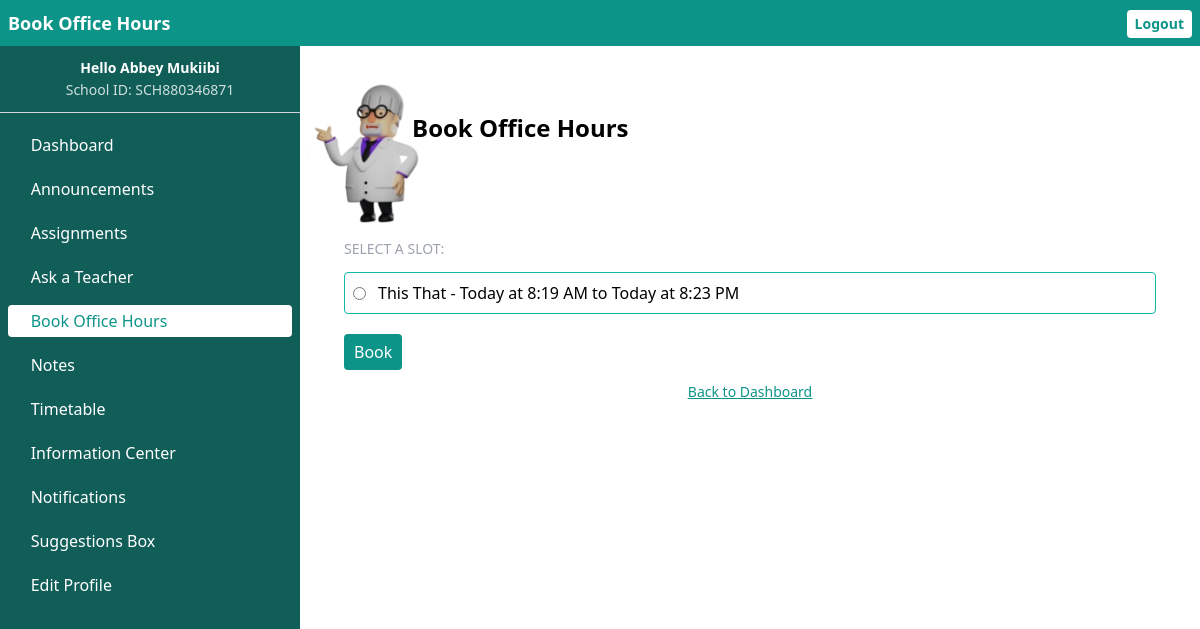
Screenshot of /student/book_office_hours.php (signed in) with the database file from the repository.
### tables this page shows
CREATE TABLE office_hours (
        id INTEGER PRIMARY KEY AUTOINCREMENT,
        teacher_id INTEGER NOT NULL,
        start_datetime DATETIME NOT NULL,
        end_datetime DATETIME NOT NULL,
        FOREIGN KEY (teacher_id) REFERENCES teachers(id)
    );

CREATE TABLE teachers (
        id INTEGER PRIMARY KEY AUTOINCREMENT,
        school_id VARCHAR(50) NOT NULL,
        email VARCHAR(100) NOT NULL UNIQUE,
        password VARCHAR(255) NOT NULL,
        full_name VARCHAR(100) NOT NULL, phone VARCHAR(20), created_at DATETIME, status INTEGER DEFAULT unapproved,
        FOREIGN KEY (school_id) REFERENCES schools(school_id)
    );

### student/book_office_hours.php (the view, shortened to what this page needs)
<?php
require 'config.php';
$school_id = $_SESSION['school_id'];
function humanReadableDate($datetime) {
    $timestamp = strtotime($datetime);
    $now = time();
    $today = strtotime(date('Y-m-d', $now));
    $yesterday = strtotime('-1 day', $today);
    if (date('Y-m-d', $timestamp) === date('Y-m-d', $today)) {
        return 'Today at ' . date('g:i A', $timestamp);
    } elseif (date('Y-m-d', $timestamp) === date('Y-m-d', $yesterday)) {
        return 'Yesterday at ' . date('g:i A', $timestamp);
    } elseif ($timestamp >= strtotime('-6 days', $today)) {
        return date('l', $timestamp) . ' at ' . date('g:i A', $timestamp);
    } else {
        return date('M j, Y \a\t g:i A', $timestamp);
    }
}
$query = "
    SELECT oh.id, oh.start_datetime, oh.end_datetime, t.full_name AS teacher_name
    FROM office_hours oh
    JOIN teachers t ON oh.teacher_id = t.id
    WHERE t.school_id = :school_id
    AND oh.start_datetime > datetime('now')
    AND oh.id NOT IN (SELECT office_hour_id FROM bookings)
    ORDER BY oh.start_datetime ASC
";
$stmt = $conn->prepare($query);
$stmt->bindValue(':school_id', $school_id, SQLITE3_TEXT);
$result = $stmt->execute();
$available_slots = [];
while ($row = $result->fetchArray(SQLITE3_ASSOC)) {
    $available_slots[] = $row;
}
?>
<!DOCTYPE html>
<html>
<head>
 <link rel="stylesheet" href="../remixicon.css">
</head>
<body>
   <div class="sidebar fixed pt-14 top-0 w-1/2 bg-teal-800 h-screen overflow-y-scroll md:left-0 md:w-1/4 -left-1/2">
            <div class="sidebar-header border-b border-gray-300 flex flex-col justify-center text-center text-white items-center w-full gap-0.5">
                <p class="font-semibold text-sm">Hello <?php echo htmlspecialchars($_SESSION['student_name']); ?></p>
                <p class="opacity-80 mb-3 text-sm">School ID: <?php echo htmlspecialchars($_SESSION['school_id']); ?></p>
            </div>
            <nav class="flex pt-4 text-white flex-col gap-3 px-2 overflow-y-scroll">
              <a href="student_dashboard.php" class="menu-item rounded flex items-center">
<span class="text-2xl mr-1 ri-dashboard-fill"></span>
Dashboard
</a>
<a href="view_announcements.php" class="menu-item rounded flex items-center">
<span class="text-2xl mr-1 ri-megaphone-fill"></span>
Announcements
</a>
<a href="view_assignments.php" class="menu-item rounded flex items-center">
<span class="text-2xl mr-1 ri-sticky-note-fill "></span>
Assignments
</a>
<a href="ask_the_teacher.php" class="menu-item rounded flex items-center">
<span class="text-2xl mr-1 ri-question-fill "></span>
Ask a Teacher
</a>
<a href="book_office_hours.php" class="menu-item rounded flex items-center">
<span class="text-2xl mr-1 ri-calendar-check-fill"></span>
Book Office Hours
</a>
<a href="download_notes.php" class="menu-item rounded flex items-center">
<span class="ri-file-2-fill text-2xl mr-1 "></span>
Notes
</a>
 <a href="view_timetable.php" class="menu-item rounded flex items-center">
<span class="text-2xl ri-calendar-schedule-fill mr-1"></span>
Timetable
</a>
<a href="info_posts.php" class="menu-item rounded flex items-center">
<span class="text-2xl mr-1 ri-information-fill">️</span>
Information Center
</a>
<a href="fetch_notification.php" class="menu-item rounded flex items-center">
<span class="text-2xl mr-1 ri-notification-3-fill"></span>
Notifications
</a>
<a href="suggestions.php" class="menu-item rounded flex items-center">
<span class="text-2xl mr-1 ri-login-box-fill"></span>
Suggestions Box
</a>
<a href="edit_profile.php" class="menu-item rounded flex items-center">
<span class="text-2xl mr-1 ri-settings-fill "></span>
Edit Profile
</a>
            </nav>
        </div>
           <div class="md:w-3/4 md:relative md:left-1/4 md:px-8 pt-8 main-content">
            <div class="top-bar fixed top-0 bg-teal-600 left-0 max-w-screen w-full flex px-2 items-center justify-between text-white py-2 text-lg">
                <h2 onclick="showMenu()" class="font-bold gap-1 flex items-center"><span class="ri-menu-2-line text-2xl md:hidden"></span>Book Office Hours</h2>
                <form action="logout.php" method="POST" style="display: inline;">
                    <button type="submit" class="logout-btn text-sm bg-white text-teal-600 font-bold rounded py-1 px-2 ">Logout</button>
                </form>
            </div>
      <h2 class="my-10 relative -z-20 text-2xl pl-20 py-10 font-bold"><img src="../global/dd10.png" class="-top-1 -left-8 w-2/5 object-cover absolute md:w-2/12 md:top-3 object-center z-10">Book Office Hours</h2>
    <?php if (empty($available_slots)): ?>
    <i class="ri-cloud-off-fill text-9xl block text-center mt-20 text-gray-700 "></i>
        <p class="text-center text-teal-700 mb-20">No available office hours at the moment.</p>
    <?php else: ?>
        <form method="POST" class="p-3"action="">
            <label  class="text-gray-400 uppercase text-sm" for="office_hour_id">Select a slot:</label>
            <div  class="max-h-[50vh] overflow-y-scroll " required>
                <?php foreach ($available_slots as $slot): ?>
                <p class="my-3 border border-teal-500  p-2 outline-teal-500 flex items-center mb-5 gap-3 w-full rounded">
                    <input value="<?php echo $slot['id']; ?>" id="i<?php echo $slot['id']; ?>" name="office_hour_id" type="radio">
                      <label for="i<?php echo $slot['id']; ?>">  <?php
                            echo htmlspecialchars($slot['teacher_name']) .
                                ' - ' . humanReadableDate($slot['start_datetime']) .
                                ' to ' . humanReadableDate($slot['end_datetime']);
                        ?>
                        </label>
                        </p>
                <?php endforeach; ?>
            </div>
            <button class="bg-teal-600 text-white py-1.5 px-2.5 rounded"  type="submit">Book</button>
        </form>
    <?php endif; ?>
    <p class="block underline text-center text-teal-600 text-sm"><a href="student_dashboard.php">Back to Dashboard</a></p>
    </div>
</body>
</html>

### rows the page displays
office_hours: teacher.full_name "This That", start_datetime "Today at 8:19 AM", end_datetime "Today at 8:23 PM"

### other values shown
$_SESSION['student_name'] "Abbey Mukiibi"
$_SESSION['school_id'] "SCH880346871"
